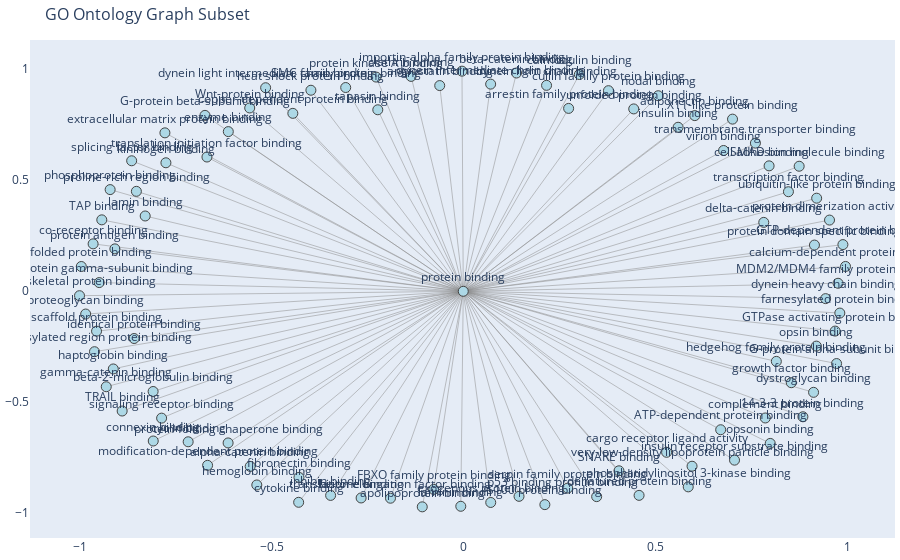

The cell this chart's notebook holds for it:
### Code cell
import json
import networkx as nx
import plotly.graph_objects as go
from collections import deque

# Step 1: Load the JSON data
with open("go-basic.json") as f:
    data = json.load(f)

graph_data = data["graphs"][0]
nodes_data = graph_data["nodes"]
edges_data = graph_data["edges"]

# Step 2: Build the full graph
full_graph = nx.DiGraph()
id_to_label = {}

# Add all nodes
for node in nodes_data:
    if "meta" in node.keys() and node["meta"].get("deprecated", False):
        continue
    node_id = node["id"]
    label = node.get("lbl", node_id)
    definition = node.get("meta", {}).get("definition", {}).get("val", "")
    id_to_label[node_id] = label
    full_graph.add_node(node_id, label=label, definition=definition)

# Add edges from explicit "edges" field
for edge in edges_data:
    if edge["pred"].endswith("is_a") or edge["pred"] in {
        "is_a",
        "http://purl.obolibrary.org/obo/BFO_0000050",  # part_of
        "http://purl.obolibrary.org/obo/RO_0002211",  # regulates
    }:
        subj = edge["sub"]
        obj = edge["obj"]
        full_graph.add_edge(obj, subj)  # Edge goes from parent to child


human_graph = full_graph.subgraph(human_go_ids).copy()

print(f"Number of total nodes: {full_graph.number_of_nodes()}")
print(f"Number of total edges: {full_graph.number_of_edges()}")
print(f"Number of Human nodes: {human_graph.number_of_nodes()}")
print(f"Number of Human edges: {human_graph.number_of_edges()}")

# Step 3: Find root nodes (no incoming edges)
root_nodes = [n for n in human_graph.nodes() if human_graph.in_degree(n) == 0]

# Step 4: Rank by out-degree and select top 5
top_root_nodes = sorted(
    root_nodes, key=lambda n: human_graph.out_degree(n), reverse=True
)[:1]

print("Top 5 root nodes by out-degree:")
for node in top_root_nodes:
    print(
        f"{id_to_label.get(node, node)} ({node}) -> {human_graph.out_degree(node)} children"
    )

# Step 5: BFS up to 50 nodes from each root
subset_graph = nx.DiGraph()
for root in top_root_nodes:
    visited = set()
    queue = deque([root])

    while queue and len(visited) < 10:
        current = queue.popleft()
        if current in visited:
            continue
        visited.add(current)
        subset_graph.add_node(current, label=id_to_label.get(current, current))

        for neighbor in human_graph.successors(current):
            if len(visited) >= 10:
                break
            subset_graph.add_node(neighbor, label=id_to_label.get(neighbor, neighbor))
            subset_graph.add_edge(current, neighbor)
            queue.append(neighbor)
        break



# Step 6: Layout and visualize
pos = nx.spring_layout(subset_graph, k=0.5, iterations=50)

edge_x = []
edge_y = []
for src, dst in subset_graph.edges():
    x0, y0 = pos[src]
    x1, y1 = pos[dst]
    edge_x += [x0, x1, None]
    edge_y += [y0, y1, None]

edge_trace = go.Scatter(
    x=edge_x,
    y=edge_y,
    line=dict(width=0.5, color="#888"),
    hoverinfo="none",
    mode="lines",
)

node_x = []
node_y = []
node_text = []

for node in subset_graph.nodes():
    x, y = pos[node]
    node_x.append(x)
    node_y.append(y)
    node_text.append(id_to_label.get(node, node))

node_trace = go.Scatter(
    x=node_x,
    y=node_y,
    mode="markers+text",
    text=node_text,
    textposition="top center",
    marker=dict(showscale=False, color="lightblue", size=10, line_width=1),
    hoverinfo="text",
)

fig = go.Figure(
    data=[edge_trace, node_trace],
    layout=go.Layout(
        title=dict(text="GO Ontology Graph Subset", font=dict(size=16)),
        showlegend=False,
        hovermode="closest",
        margin=dict(b=20, l=5, r=5, t=40),
        xaxis=dict(showgrid=False, zeroline=False),
        yaxis=dict(showgrid=False, zeroline=False),
    ),
)


fig.show()

### Figure 1 — Plotly figure (JSON) as saved in the notebook; plotly's stock layout.template omitted (floating-point values rounded to 4 significant figures; data arrays with more than 128 entries replaced by an {"elided": "..."} marker saying what was removed)
{"data": [{"hoverinfo": "none", "line": {"color": "#888", "width": 0.5}, "mode": "lines", "type": "scatter", "x": {"elided": "282 float values"}, "y": {"elided": "282 float values"}}, {"hoverinfo": "text", "marker": {"color": "lightblue", "line": {"width": 1}, "showscale": false, "size": 10}, "mode": "markers+text", "text": ["protein binding", "SNARE binding", "opsonin binding", "complement binding", "farnesylated protein binding", "G-protein alpha-subunit binding", "fibronectin binding", "p53 binding", "opsin binding", "dystroglycan binding", "signaling receptor binding", "calmodulin binding", "lamin binding", "profilin binding", "beta-catenin binding", "cytoskeletal protein binding", "transcription factor binding", "Wnt-protein binding", "growth factor binding", "enzyme binding", "protein domain specific binding", "cytokine binding", "clathrin binding", "cyclin binding", "hemoglobin binding", "GTP-dependent protein binding", "beta-2-microglobulin binding", "kininogen binding", "heat shock protein binding", "denatured protein binding", "translation initiation factor binding", "G-protein beta-subunit binding", "G-protein gamma-subunit binding", "haptoglobin binding", "ubiquitin-like protein binding", "copper-dependent protein binding", "GTPase activating protein binding", "apolipoprotein binding", "very-low-density lipoprotein particle binding", "inhibin binding", "nodal binding", "co-receptor binding", "histone binding", "identical protein binding", "X11-like protein binding", "ATP-dependent protein binding", "SMC family protein binding", "laminin binding", "proteoglycan binding", "angiostatin binding", "phosphatidylinositol 3-kinase binding", "insulin binding", "insulin receptor substrate binding", "transmembrane transporter binding", "S100 protein binding", "alpha-catenin binding", "gamma-catenin binding", "dynein light chain binding", "dynein heavy chain binding", "dynein intermediate chain binding", "TRAIL binding", "SMAD binding", "virion binding", "TAP binding", "tapasin binding", "protein dimerization activity", "calcium-dependent protein binding", "cell adhesion molecule binding", "protein kinase A binding", "unfolded protein binding", "protein-folding chaperone binding", "phosphoprotein binding", "misfolded protein binding", "dynein light intermediate chain binding", "adiponectin binding", "importin-alpha family protein binding", "translation elongation factor binding", "proline-rich region binding", "delta-catenin binding", "connexin binding", "14-3-3 protein binding", "hedgehog family protein binding", "scaffold protein binding", "MDM2/MDM4 family protein binding", "cullin family protein binding", "serpin family protein binding", "FBXO family protein binding", "modification-dependent protein binding", "glycosylated region protein binding", "exogenous protein binding", "cargo receptor ligand activity", "protein antigen binding", "extracellular matrix protein binding", "arrestin family protein binding", "splicing factor binding"], "textposition": "top center", "type": "scatter", "x": [-0.00116, 0.4041, 0.7977, 0.7849, 0.9789, 0.9704, -0.4288, 0.144, 0.9178, 0.9106, -0.7863, 0.3009, -0.829, 0.346, 0.1373, -1, 0.8452, -0.557, 0.8525, -0.6127, 0.9129, -0.4296, -0.1369, -0.7172, -0.5385, 0.9869, -0.8084, -0.7751, -0.3977, 0.4564, -0.6683, -0.6734, -0.9487, -0.912, 0.9186, -0.4447, 0.9667, -0.1079, 0.5943, -0.3464, 0.5063, -0.9646, -0.2671, -0.8579, 0.6996, 0.6688, -0.3072, -0.007623, -0.9839, -0.06245, 0.5844, 0.558, 0.7048, 0.7592, 0.2112, -0.5558, -0.9304, 0.2156, 0.9418, 0.0701, -0.889, 0.7948, 0.6763, -0.942, -0.2236, 0.9521, 0.9937, 0.8731, -0.228, 0.4425, -0.6132, -0.9202, -0.9953, -0.5156, 0.6015, -0.004554, -0.1906, -0.8519, 0.7809, -0.8081, 0.8828, 0.8137, -0.9556, 0.9743, 0.3768, 0.2707, -0.07816, -0.6666, -0.961, 0.07032, 0.528, -0.9079, -0.7777, 0.273, -0.8642], "y": [-0.001759, -0.8112, -0.6877, -0.573, -0.09989, -0.3275, -0.8408, -0.9263, -0.2488, -0.4573, -0.5737, 0.976, 0.338, -0.9276, 0.9827, -0.02145, 0.4473, 0.825, -0.4139, 0.7184, 0.2068, -0.9533, 0.9674, -0.6803, -0.8751, 0.2089, -0.4535, 0.5779, 0.905, -0.9219, 0.6038, 0.7916, 0.03763, -0.3519, 0.4181, 0.8008, -0.1811, -0.9737, -0.7905, -0.9221, 0.8802, 0.2123, -0.9336, -0.2146, 0.7747, -0.626, 0.9173, -0.9712, -0.1042, 0.926, -0.8836, 0.7381, -0.7632, 0.6665, -0.9637, -0.7914, -0.4321, 0.927, -0.03483, 0.9326, -0.5416, 0.5639, 0.6333, 0.3205, 0.8169, 0.3195, 0.1104, 0.5622, 0.9643, 0.8207, -0.6855, 0.4569, 0.1101, 0.9163, 0.7906, 0.9911, -0.9348, 0.449, 0.309, -0.6768, -0.5675, -0.3178, -0.1815, 0.03454, 0.9031, -0.8893, -0.8949, -0.7865, -0.2741, -0.954, -0.7278, 0.1896, 0.7129, 0.8231, 0.5869]}], "layout": {"hovermode": "closest", "margin": {"b": 20, "l": 5, "r": 5, "t": 40}, "showlegend": false, "title": {"font": {"size": 16}, "text": "GO Ontology Graph Subset"}, "xaxis": {"showgrid": false, "zeroline": false}, "yaxis": {"showgrid": false, "zeroline": false}}}
